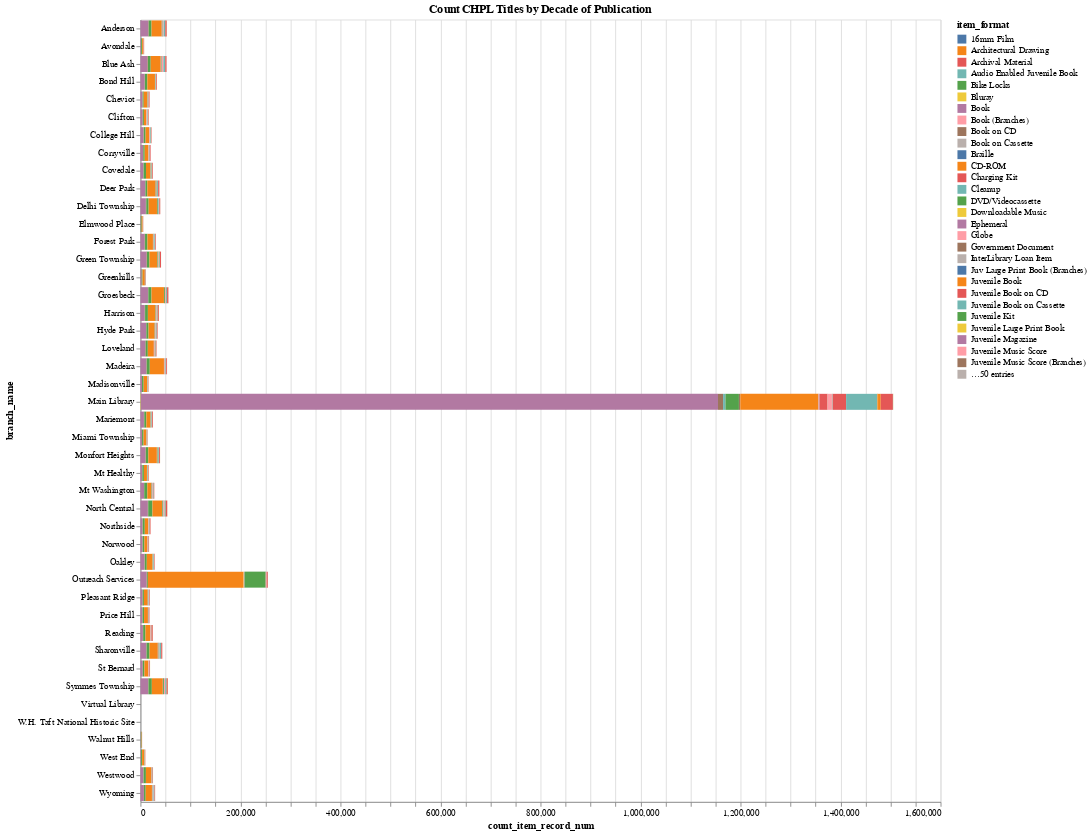

Notebook cell for this chart:
### Code cell
#@title
# generate the chart using Altair
# https://altair-viz.github.io/user_guide/encoding.html
chart = alt.Chart(df).mark_bar(color='#34B78F').encode(
    y = alt.Y(
        'branch_name',
        # axis=alt.Axis(labelAngle=-70)
    ),
    x = alt.X(
        'count_item_record_num:Q',
    ),
    color='item_format',
    tooltip=['branch_name', 'item_format', 'count_item_record_num']
).properties(
    title="Count CHPL Titles by Decade of Publication",
    width=900
)
chart.display()

### Figure 1 — Vega-Lite specification as saved in the notebook (floating-point values rounded to 4 significant figures; data arrays with more than 128 entries replaced by an {"elided": "..."} marker saying what was removed)
{"config": {"view": {"continuousWidth": 400, "continuousHeight": 300}}, "data": {"name": "data-ea0910e23c9c8bd89d1be92f7dd2a978"}, "mark": {"type": "bar", "color": "#34B78F"}, "encoding": {"color": {"field": "item_format", "type": "nominal"}, "tooltip": [{"field": "branch_name", "type": "nominal"}, {"field": "item_format", "type": "nominal"}, {"field": "count_item_record_num", "type": "quantitative"}], "x": {"field": "count_item_record_num", "type": "quantitative"}, "y": {"field": "branch_name", "type": "nominal"}}, "title": "Count CHPL Titles by Decade of Publication", "width": 900, "$schema": "https://vega.github.io/schema/vega-lite/v4.17.0.json", "datasets": {"data-ea0910e23c9c8bd89d1be92f7dd2a978": {"elided": "1178 records"}}}
